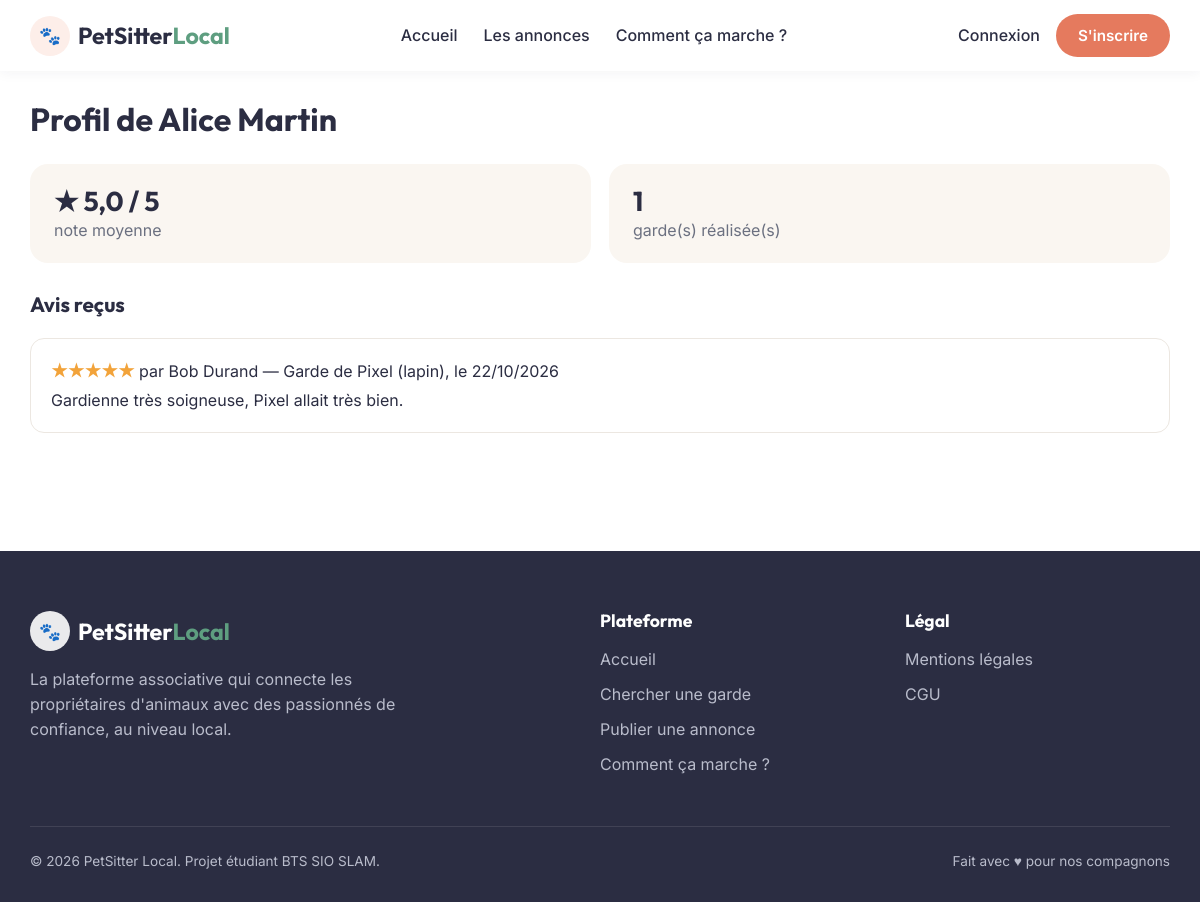
Screenshot of /index.php?action=profil&id=2 with the database file from the repository.
### tables this page shows
CREATE TABLE utilisateurs (
  id INT AUTO_INCREMENT PRIMARY KEY,
  nom VARCHAR(80) NOT NULL,
  email VARCHAR(150) NOT NULL UNIQUE,
  mot_de_passe VARCHAR(255) NOT NULL,
  role ENUM('user','admin') NOT NULL DEFAULT 'user',
  created_at DATETIME NOT NULL DEFAULT CURRENT_TIMESTAMP
);

CREATE TABLE avis (
  id INT AUTO_INCREMENT PRIMARY KEY,
  id_annonce INT NOT NULL,
  id_auteur INT NOT NULL,
  id_cible INT NOT NULL,
  note TINYINT NOT NULL CHECK (note BETWEEN 1 AND 5),
  commentaire TEXT,
  `date` DATETIME NOT NULL DEFAULT CURRENT_TIMESTAMP,
  UNIQUE KEY uq_avis (id_annonce, id_auteur),
  FOREIGN KEY (id_annonce) REFERENCES annonces(id) ON DELETE CASCADE,
  FOREIGN KEY (id_auteur) REFERENCES utilisateurs(id) ON DELETE CASCADE,
  FOREIGN KEY (id_cible) REFERENCES utilisateurs(id) ON DELETE CASCADE
);

CREATE TABLE annonces (
  id INT AUTO_INCREMENT PRIMARY KEY,
  id_proprietaire INT NOT NULL,
  titre VARCHAR(120) NOT NULL,
  animal VARCHAR(40) NOT NULL,
  description TEXT NOT NULL,
  ville VARCHAR(80) NOT NULL,
  date_debut DATE NOT NULL,
  date_fin DATE NOT NULL,
  statut ENUM('ouverte','pourvue','terminee') NOT NULL DEFAULT 'ouverte',
  created_at DATETIME NOT NULL DEFAULT CURRENT_TIMESTAMP,
  FOREIGN KEY (id_proprietaire) REFERENCES utilisateurs(id) ON DELETE CASCADE
);

### app/controllers/AvisController.php (called while the page is built, shortened)
<?php
class AvisController
{
    public function profil(): void
    {
        $utilisateur = Utilisateur::trouver((int) ($_GET['id'] ?? 0));
        $moyenne  = Avis::noteMoyenne($utilisateur->id);
        $avis     = Avis::parCible($utilisateur->id);
        $nbGardes = Candidature::nombreGardesRealisees($utilisateur->id);
        require ROOT . '/app/views/avis/profil.php';
    }
}

### public/index.php (called while the page is built, shortened)
<?php
require_once ROOT . '/config/database.php';
spl_autoload_register(function (string $classe): void {
    foreach (['/app/models/', '/app/controllers/', '/app/core/'] as $dossier) {
        $fichier = ROOT . $dossier . $classe . '.php';
        if (is_file($fichier)) {
            return;
        }
    }
});
function e(?string $valeur): string
{
    return htmlspecialchars($valeur ?? '', ENT_QUOTES, 'UTF-8');
}
$action = $_GET['action'] ?? 'accueil';
match ($action) {
    'connexion'        => (new AuthController())->connexion(),
    'inscription'      => (new AuthController())->inscription(),
    'deconnexion'      => (new AuthController())->deconnexion(),
    'accueil'          => (new AnnonceController())->accueil(),
    'liste'            => (new AnnonceController())->liste(),
    'detail'           => (new AnnonceController())->detail(),
    'creer'            => (new AnnonceController())->creer(),
    'modifier'         => (new AnnonceController())->modifier(),
    'supprimer'        => (new AnnonceController())->supprimer(),
    'terminer'         => (new AnnonceController())->terminer(),
    'mes_annonces'     => (new AnnonceController())->mesAnnonces(),
    'postuler'         => (new CandidatureController())->postuler(),
    'retirer'          => (new CandidatureController())->retirer(),
    'mes_candidatures' => (new CandidatureController())->mesCandidatures(),
    'recues'           => (new CandidatureController())->recues(),
    'repondre'         => (new CandidatureController())->repondre(),
    'noter'            => (new AvisController())->noter(),
    'profil'           => (new AvisController())->profil(),
    'admin'                 => (new AdminController())->tableauDeBord(),
    'supprimer_avis'        => (new AdminController())->supprimerAvis(),
    'supprimer_utilisateur' => (new AdminController())->supprimerUtilisateur(),
    default            => (new AnnonceController())->accueil(),
};

### config/database.php (called while the page is built, shortened)
<?php
class Database
{
    private static ?PDO $instance = null;
    public static function get(): PDO
    {
        if (self::$instance === null) {
            self::$instance = new PDO(DB_DSN, DB_USER, DB_PASS, [
                PDO::ATTR_ERRMODE            => PDO::ERRMODE_EXCEPTION,
                PDO::ATTR_DEFAULT_FETCH_MODE => PDO::FETCH_ASSOC,
            ]);
        }
        return self::$instance;
    }
}

### app/models/Utilisateur.php (called while the page is built, shortened)
<?php
class Utilisateur
{
    public static function hydrate(array $row): self
    {
        return new self(
            (int) $row['id'],
            $row['nom'],
            $row['email'],
            $row['mot_de_passe'],
            $row['role']
        );
    }
    public static function trouver(int $id): ?self
    {
        $stmt = Database::get()->prepare("SELECT * FROM utilisateurs WHERE id = :id");
        $stmt->execute(['id' => $id]);
        $row = $stmt->fetch();
        return $row ? self::hydrate($row) : null;
    }
}

### app/models/Avis.php (called while the page is built, shortened)
<?php
class Avis
{
    public static function hydrate(array $row): self
    {
        return new self(
            (int) $row['id'],
            (int) $row['id_annonce'],
            (int) $row['id_auteur'],
            (int) $row['id_cible'],
            (int) $row['note'],
            $row['commentaire'] ?? null,
            $row['date'] ?? null,
            $row['auteur'] ?? null,
            $row['cible'] ?? null,
            $row['annonce_titre'] ?? null
        );
    }
    public static function parCible(int $idUtilisateur): array
    {
        $stmt = Database::get()->prepare(
            "SELECT av.*, u.nom AS auteur, a.titre AS annonce_titre
             FROM avis av
             JOIN utilisateurs u ON u.id = av.id_auteur
             JOIN annonces a ON a.id = av.id_annonce
             WHERE av.id_cible = :id
             ORDER BY av.`date` DESC"
        );
        $stmt->execute(['id' => $idUtilisateur]);
        return array_map([self::class, 'hydrate'], $stmt->fetchAll());
    }
    public static function noteMoyenne(int $idUtilisateur): ?float
    {
        $stmt = Database::get()->prepare("SELECT AVG(note) FROM avis WHERE id_cible = :id");
        $stmt->execute(['id' => $idUtilisateur]);
        $moyenne = $stmt->fetchColumn();
        return $moyenne === null ? null : round((float) $moyenne, 1);
    }
}

### app/core/Affichage.php (called while the page is built, shortened)
<?php
class Affichage
{
    public static function date(?string $date): string
    {
        return $date ? date('d/m/Y', strtotime($date)) : '';
    }
    public static function note(?float $note): string
    {
        return '★ ' . number_format($note, 1, ',', '') . ' / 5';
    }
}

### app/models/Candidature.php (called while the page is built, shortened)
<?php
class Candidature
{
    public static function nombreGardesRealisees(int $idGardien): int
    {
        $stmt = Database::get()->prepare(
            "SELECT COUNT(*)
             FROM candidatures c
             JOIN annonces a ON a.id = c.id_annonce
             WHERE c.id_gardien = :id AND c.statut = 'acceptee' AND a.statut = 'terminee'"
        );
        $stmt->execute(['id' => $idGardien]);
        return (int) $stmt->fetchColumn();
    }
}

### app/views/avis/profil.php (the view, shortened to what this page needs)
<?php require ROOT . '/app/views/layout/header.php'; ?>
<h2>Profil de <?= e($utilisateur->nom) ?></h2>
<div class="stats">
  <div class="stat">
    <strong><?= e(Affichage::note($moyenne)) ?></strong>
    <span>note moyenne</span>
  </div>
  <div class="stat">
    <strong><?= $nbGardes ?></strong>
    <span>garde(s) réalisée(s)</span>
  </div>
</div>
<h3>Avis reçus</h3>
<?php foreach ($avis as $av): ?>
  <div class="avis">
    <p>
      <strong><?= str_repeat('★', $av->note) . str_repeat('☆', 5 - $av->note) ?></strong>
      par <?= e($av->auteur) ?>
      — <?= e($av->annonce_titre) ?>, le <?= Affichage::date($av->date) ?>
    </p>
    <?php if ($av->commentaire): ?>
      <p><?= nl2br(e($av->commentaire)) ?></p>
    <?php endif; ?>
  </div>
<?php endforeach; ?>
<?php require ROOT . '/app/views/layout/footer.php'; ?>

### public/css/style.css (style rules this page uses)
:root { --corail: #e57a5e; --corail-fonce: #d0644a; --corail-clair: #fdeee9; --vert: #5e9e80; --vert-clair: #e4f2eb; --sombre: #2b2d42; --texte: #2b2d42; --gris: #6b7080; --gris-clair: #eef0f3; --bordure: #ece7e1; --creme: #faf6f1; --rouge: #e04848; --rouge-clair: #fde8e8; --orange: #c9772f; --orange-clair: #fdf0e1; --police-titre: "Outfit", "Segoe UI", system-ui, sans-serif; --police-texte: "Inter", "Segoe UI", system-ui, sans-serif; --arrondi: 18px; --ombre: 0 4px 20px rgba(43, 45, 66, 0.07); }
* { box-sizing: border-box; }
body { margin: 0; font-family: var(--police-texte); color: var(--texte); background: #fff; line-height: 1.55; }
h1, h2, h3, h4 { font-family: var(--police-titre); line-height: 1.15; margin-top: 0; }
.contenu h2 { font-size: 2rem; }
.contenu h3 { font-size: 1.3rem; margin-top: 30px; }
.stats { display: flex; flex-wrap: wrap; gap: 18px; margin-bottom: 30px; }
.stat { flex: 1; min-width: 180px; background: var(--creme); padding: 20px 24px; border-radius: var(--arrondi); }
.stat strong { display: block; font: 700 1.7rem var(--police-titre); }
.stat span { color: var(--gris); }
.avis { background: #fff; padding: 16px 20px; border-radius: 14px; border: 1px solid var(--bordure); margin-bottom: 12px; }
.avis p { margin: 4px 0; }
.avis strong { color: #f2a33a; }

### rows the page displays
utilisateurs: nom "Alice Martin"
avis: note "★★★★★", id_auteur.nom "Bob Durand", id_annonce.titre "Garde de Pixel (lapin)", date "22/10/2026", commentaire "Gardienne très soigneuse, Pixel allait très bien."

### other values shown
Affichage::note($moyenne) "★ 5,0 / 5"
$nbGardes "1"
